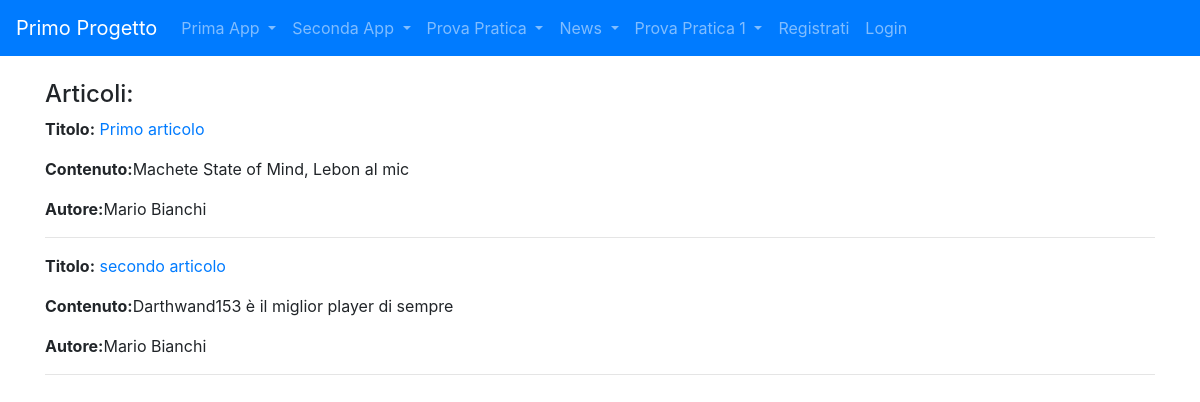
/news/lista_articoli/, run on the app's committed database.
### news/models.py (models this page shows, shortened)
class Articolo(models.Model):
    titolo = models.CharField(max_length=100)
    contenuto = models.TextField()
    giornalista = models.ForeignKey(Giornalista, on_delete=models.CASCADE, related_name="articoli")

class Giornalista(models.Model):
    nome = models.CharField(max_length=20)
    cognome = models.CharField(max_length=20)
    def __str__ (self):
        return self.nome+" "+self.cognome

### news/views.py (the view)
# urls.py: path("lista_articoli/", ArticoloListView.as_view(), name="lista_articoli"),
class ArticoloListView (ListView):
    model = Articolo
    template_name = "lista_articoli.html"
    def get_context_data(self, **kwargs):
        context = super().get_context_data(**kwargs)
        context["articoli"] = Articolo.objects.all()
        return context

### news/templates/lista_articoli.html (shortened to what this page needs)
{% extends "base.html" %}
{% block content %}
    <h4>Articoli: </h4>
    {% for articolo in articoli %}
        <p><strong>Titolo:</strong> <a href="/news/articoli/{{articolo.id}}">{{ articolo.titolo }}</a> </p>
        <p><strong>Contenuto:</strong>{{ articolo.contenuto }}</p>
        <p><strong>Autore:</strong>{{ articolo.giornalista }}</p>
        <hr>
    {% endfor %}
{%endblock content%}

### data on the page
Articolo: titolo "Primo articolo", contenuto "Machete State of Mind, Lebon al mic", giornalista "Mario Bianchi"
Articolo: titolo "secondo articolo", contenuto "Darthwand153 è il miglior player di sempre", giornalista "Mario Bianchi"
